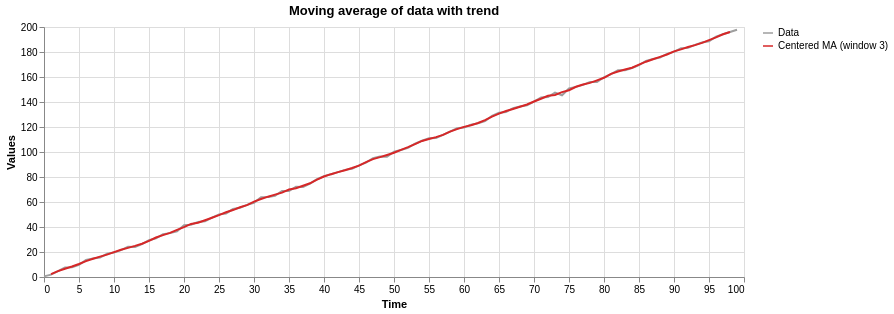

Notebook code cell kept with this figure:
### Markdown cell above
The first values are `NaN` because the window isn't full yet. To compare with the simple average, we compute the MSE only where the MA exists.

### Code cell
valid = ma_centered.notna()
print(f"Simple average MSE: {mse(trend, trend_avg):.2f}")
print(f"Moving average MSE: {mse(trend[valid], ma_centered[valid]):.2f}")

overlay(time, {"Data": trend, "Centered MA (window 3)": ma_centered}, "Moving average of data with trend")

### Figure 1 — Vega-Lite specification as saved in the notebook (floating-point values rounded to 4 significant figures; data arrays with more than 128 entries replaced by an {"elided": "..."} marker saying what was removed)
{"config": {"view": {"continuousWidth": 300, "continuousHeight": 300}}, "data": {"name": "data-d29cde569594c2f4ba69f95907b55dd1"}, "mark": {"type": "line", "strokeWidth": 2}, "encoding": {"color": {"field": "series", "scale": {"domain": ["Data", "Centered MA (window 3)"], "range": ["#9e9e9e", "#d62728"]}, "title": null, "type": "nominal"}, "tooltip": [{"field": "x", "title": "Time", "type": "quantitative"}, {"field": "series", "type": "nominal"}, {"field": "value", "format": ".2f", "type": "quantitative"}], "x": {"field": "x", "title": "Time", "type": "quantitative"}, "y": {"field": "value", "scale": {"zero": false}, "title": "Values", "type": "quantitative"}}, "height": 250, "title": "Moving average of data with trend", "width": 700, "$schema": "https://vega.github.io/schema/vega-lite/v6.4.1.json", "datasets": {"data-d29cde569594c2f4ba69f95907b55dd1": {"elided": "200 records"}}}
